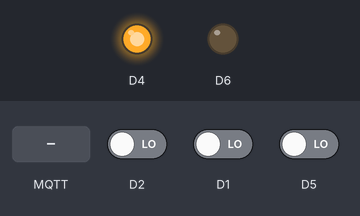
A sketch run on a simulated ESP8266 (NodeMCU). Shown: output pins drawn as LEDs (lit = HIGH). Dashed ring = blinking. Inputs (shaded band) come from the test bench; at power-on: D2 LOW, D1 LOW, D5 LOW. WiFi joins after 1.5 s; servers stay silent unless stated; EEPROM starts erased; no MQTT or app messages arrive unless stated; what the sketch prints to the serial monitor is not drawn.

Above: at 0.1 s.
At 3.8 s:
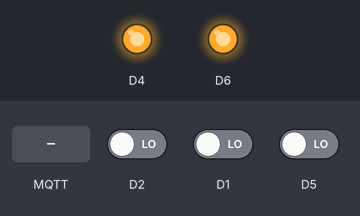
3.9 s: MQTT message "undefined" arrives on the first subscribed topic
At 4.33 s:
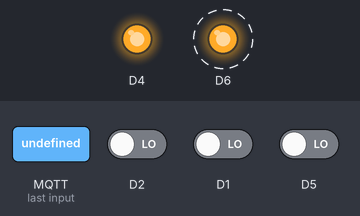
7.0 s: MQTT message "1" arrives on the first subscribed topic
Timing chart, 0 to 16.1 s (numbered marks = the images above; inputs shaded):
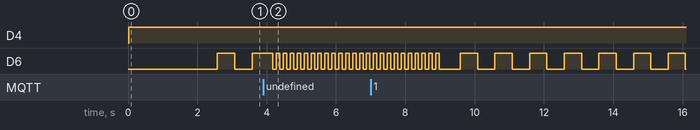

The sketch:

lowPowerApp.ino
```cpp
#include <ESP8266WiFi.h>
#include "mqttServices.h"
#include<Esp.h>
#include<Arduino.h>
#include "RTCMemLib.h"
#include "IOManager.h"
#include "eepromConf.h"
#include <Arduino_JSON.h>


const char* ssid = "subhSpec";
const char* password = "pawan@158";

#define IN0 D1
#define IN1 D2
#define MAX_SENSOR_SUPPORTED  2
#define ADC_BIT   10
#define VCC_REF   3.2

// initialize static variable objectCnt before initiating the object
int inputOutput::objectCnt=0;

inputOutput inSensor1("sensor1",IN0, PIN_DIR_IN);
inputOutput inSensor2("sensor2",IN1, PIN_DIR_IN);
inputOutput led("statusLEd",D6, PIN_DIR_OUT);
inputOutput configButton("inConfig", D5, PIN_DIR_IN);
inputOutput batteryLevel("batteryLevel", A0, PIN_DIR_IN);

eepromConf eepConf;
deviceConf devConfig;

typedef enum
{
 DOOR_STATE_UNDEF=0,
 DOOR_STATE_OPEN,
 DOOR_STATE_CLOSE
}DOOR_STATE;


void invalidConfigLedPatter()
{
   for(int i = 0; i< 25; i++)// for 5 sec
   {
    led.pinWrite(1);
    delay(100);
    led.pinWrite(0);
    delay(100);
   }
}

void recvMessage(char* topic, byte* payload, unsigned int length)
{
  bool isValidconfig = true;

  eepromConf tmpConf;
  Serial.println(topic);
  int len = (length>256)?256:length;

  char msg[256]=" ";

  Serial.print( "buf len");
  Serial.println(len);
  for(int i=0; i<(int)len; i++)
  {
    msg[i]=(char)payload[i];
   // Serial.print(msg[i]);
  }
  msg[len]=0x00;
  Serial.println("");

  JSONVar myObject = JSON.parse(msg);

  // JSON.typeof(jsonVar) can be used to get the type of the variable
  if (JSON.typeof(myObject) == "undefined") {
    Serial.println("Parsing input failed!");
    invalidConfigLedPatter();
    return;
  }

  Serial.print("JSON.typeof(myObject) = ");
  Serial.println(JSON.typeof(myObject)); // prints: object

  // myObject.hasOwnProperty(key) checks if the object contains an entry for key

  int strLen = 0;
  if (myObject.hasOwnProperty("name")) {
    //Serial.print("myObject[\"name\"] = ");
    strLen = strlen( myObject["name"]);
    if(strLen <= MAX_STR_LEN)
    {
      memcpy((void*)&tmpConf.name[0],(const char*)myObject["name"], strLen);
      tmpConf.name[strlen( myObject["name"])] =0x00; // null charactor
      Serial.print("Struct data: ");
      Serial.println(tmpConf.name);
      //Serial.println((const char*) myObject["name"]);
    }
    else{
      isValidconfig = false;
    }
  }
    if (myObject.hasOwnProperty("SSID")) {
    //Serial.print("myObject[\"SSID\"] = ");
    strLen = strlen( myObject["SSID"]);
    if(strLen <= MAX_STR_LEN)
    {
      memcpy((void*)&tmpConf.ssid[0],(const char*)myObject["SSID"], strLen);
      tmpConf.ssid[strlen( myObject["SSID"])] =0x00; // null charactor
      Serial.print("Struct data: ");
      Serial.println(tmpConf.ssid);
      // Serial.println( strlen( myObject["SSID"]));
      // Serial.println(strlen(tmpConf.ssid));
      //Serial.println((const char*) myObject["SSID"]);
    }
    else{
      isValidconfig = false;
    }
  }
    if (myObject.hasOwnProperty("pass")) {
    //Serial.print("myObject[\"pass\"] = ");
    strLen = strlen(myObject["pass"]);
    if(strLen <= MAX_STR_LEN)
    {
      memcpy((void*)&tmpConf.pass[0],(const char*)myObject["pass"], strLen);
      tmpConf.pass[strlen( myObject["pass"])] =0x00; // null charactor
      Serial.print("Struct data: ");
      Serial.println(tmpConf.pass);
      //Serial.println((const char*) myObject["pass"]);
    }
    else{
      isValidconfig = false;
    }
  }
    if (myObject.hasOwnProperty("brokerAdd")) {
    //Serial.print("myObject[\"brokerAdd\"] = ");
    strLen = strlen( myObject["brokerAdd"]);
    if(strLen <= MAX_STR_LEN)
    {
      memcpy((void*)&tmpConf.mqttBrokerinfo.mqttBrokerAdd[0],(const char*)myObject["brokerAdd"], strLen);
      tmpConf.mqttBrokerinfo.mqttBrokerAdd[strlen( myObject["brokerAdd"])] =0x00; // null charactor
      Serial.print("Struct data: ");
      Serial.println(tmpConf.mqttBrokerinfo.mqttBrokerAdd);
      //Serial.println((const char*) myObject["brokerAdd"]);
    }
    else{
      isValidconfig = false;
    }
  }
    if (myObject.hasOwnProperty("brokerPort")) {
    //Serial.print("myObject[\"brokerPort\"] = ");
    tmpConf.mqttBrokerinfo.mqttBrokerPort = (int)myObject["brokerPort"];
    Serial.print("Struct data: ");
    Serial.println(tmpConf.mqttBrokerinfo.mqttBrokerPort);
    //Serial.println((int) myObject["brokerPort"]);
  }

  // JSONVars can be printed using print or println
  // Serial.print("myObject = ");
  // Serial.println(myObject);

  // Serial.println();

  //store at eeprom
  if (isValidconfig)
  {
    tmpConf.valid = 0xA5;
    devConfig.setDevConf(&tmpConf);
  }
  else{
    invalidConfigLedPatter();
    Serial.println("invalid configuration");
  }


}


void setup_wifi() {

  delay(10);
  // We start by connecting to a WiFi network
  Serial.println();
  Serial.print("Connecting to ");
  Serial.println(eepConf.ssid);
  WiFi.begin(eepConf.ssid, eepConf.pass);

  while (WiFi.status() != WL_CONNECTED) {
    delay(500);
    Serial.print(".");
  }

  randomSeed(micros());

  Serial.println("");
  Serial.println("WiFi connected");
  Serial.println("IP address: ");
  Serial.println(WiFi.localIP());
}

void setup() {
  // put your setup code here, to run once:
  pinMode(LED_BUILTIN, OUTPUT);     // Initialize the BUILTIN_LED pin as an output
  Serial.begin(115200);
  devConfig.getDevConf(&eepConf);

  Serial.print("EEPROM valid : ");
  Serial.println(eepConf.valid);

  Serial.print("EEPROM DeviceName : ");
  Serial.println(eepConf.name);

  // Serial.print("EEPROM SSID : ");
  // Serial.println(eepConf.ssid);

  // Serial.print("EEPROM PASS : ");
  // Serial.println(eepConf.pass);

  Serial.print("BrokerAdd   :");
  Serial.println(eepConf.mqttBrokerinfo.mqttBrokerAdd);
  Serial.print("BrokerPort   :");
  Serial.println(eepConf.mqttBrokerinfo.mqttBrokerPort);

  inSensor1.loadLastVal();
  Serial.print("Sensor1 loaded data = ");
  Serial.println(inSensor1.getLastVal());

  inSensor2.loadLastVal();
  Serial.print("Sensor2 loaded data = ");
  Serial.println(inSensor2.getLastVal());

  analogProperties adcP;
  adcP.adcBits =ADC_BIT;
  adcP.vccRef = VCC_REF;
  batteryLevel.setAdcProperty(&adcP);
}


void checkForConfigMode()
{
  int  val = configButton.pinRead();
  if(val == 0)
  {
    delay(500);
    val = configButton.pinRead();
    if(val==0)
    {
      Serial.println("Device entre into the configuration mode");
      setup_wifi();
      mqttServices mqttClient(&eepConf.mqttBrokerinfo, recvMessage);
      if (mqttClient.startMqttServices(eepConf.name))
      {
        String subTopic = eepConf.name + String("/") + String("config");
        char tmp[32];
        subTopic.toCharArray(tmp, 32);

        while (! mqttClient.isConnected());
        mqttClient.subscribeMessage(tmp, 0);
        while(1)
        {
          mqttClient.recvUnblock();
          led.pinWrite(0);
          delay(500);
          led.pinWrite(1);
          delay(500);
        }
      }
    }
  }
}

void loop() {

  bool isSensor1Changed = inSensor1.isInputChanged();
  bool isSensor2Changed = inSensor2.isInputChanged();
  int in0 = inSensor1.pinRead();
  int in1 = inSensor2.pinRead();

  digitalWrite(LED_BUILTIN, true);  // off
  checkForConfigMode();
  digitalWrite(LED_BUILTIN, false); //on


 if(isSensor1Changed == true || isSensor2Changed == true)
 {
    setup_wifi();

    mqttServices mqttClient(&eepConf.mqttBrokerinfo, recvMessage);
    if (mqttClient.startMqttServices(eepConf.name))
    {
      if (isSensor1Changed)
      {
        String str = eepConf.name + String("/") + String(inSensor1.getName()) + String("/status");
        Serial.print("Topic : ");
        Serial.println(str);
        char topc[64];
        str.toCharArray(topc, 64);
        if( in0 == 0)
          mqttClient.sendMessage(topc, (char*)"Closed");
        else
          mqttClient.sendMessage(topc, (char*)"Open");
      }

      if (isSensor2Changed)
      {
        String str = eepConf.name + String("/") + String(inSensor2.getName()) + String("/status");
        Serial.print("Topic : ");
        Serial.println(str);
        char topc[64];
        str.toCharArray(topc, 64);
        if( in1 == 0)
          mqttClient.sendMessage(topc, (char*)"Closed");
        else
          mqttClient.sendMessage(topc, (char*)"Open");
      }
    }
    // Serial.println("Wifi disconnecting");
    // Serial.print("Written value to RTC0 **************");
    // Serial.println(inSensor1.getLastVal());
    // Serial.print("Written value to RTC0 **************");
    // Serial.println(inSensor2.getLastVal());
  }

  // Serial.print("Number of IO object created     ");
  // Serial.println(inputOutput::objectCnt);
  // Serial.print("Object ID of sensor 1 == ");
  // Serial.println(inSensor1.getObjId());
  // Serial.print("Object ID of sensor 2 == ");
  // Serial.println(inSensor2.getObjId());
  Serial.println("going to deepsleep mode");


  Serial.println("batteryLevel  = ");
  Serial.println(batteryLevel.getAdcPinVal());

  delay(2000); // wait for some time to get mqtt message deliver to the broker
  //Turn off the LED before going into the deep sleep.
  digitalWrite(LED_BUILTIN, true);
  ESP.deepSleep(0x989680); // deep sleep for 10 Sec

}
```

IOManager.cpp
```cpp
#include<Arduino.h>
#include"IOManager.h"

int ioInterface::pinRead()
{
  return digitalRead(pinNo);
}

int ioInterface::pinWrite( int val)
{
  int retVal =-1;
  if(pinDir == PIN_DIR_OUT)
  {
      digitalWrite(pinNo, val);
      retVal=  0;
  }
  return retVal;
}
int ioInterface::getLastVal()
{
  return pinLastValue;
}

int ioInterface::setLastVal(int val)
{
  int retVal = -1;
  if(val == 0 || val == 1)
  {
    pinLastValue = val;
    retVal = 0;
  }
  return retVal;
}

int ioInterface:: setAdcProperty(analogProperties *adcP)
{

  float adcMax = float(1 << adcP->adcBits);
  adcFactor = (adcP->vccRef/adcMax);
  return 0;
}

 float ioInterface::getAdcPinVal()
 {
   float v  = 0.0;
   if( adcFactor != PIN_VAL_UNDEF)
   {
      float val = analogRead(pinNo);
      // Serial.print("ADC readring    = ");
      // Serial.println(val);
       v = val*adcFactor;
      // Serial.print("ADC read voltage   =  ");
      // Serial.println(v);
   }
    return v;
 }

/**********************************************************************************/

int inputOutput::saveLastVal()
{
  writeToRTCMemory(objectId, &pinLastValue, sizeof(int));
  return 0;
}

int inputOutput::loadLastVal()
{
  int val =0;
  readFromRTCMemory(objectId, &val, sizeof(int));
  pinLastValue = val;
  Serial.print("RTC read Val    ");
  Serial.println(pinLastValue);
  return 0;
}

bool inputOutput::isInputChanged()
{
  bool retVal = false;

  int pinVal = pinRead();
  // Serial.print( "Input pin val    ");
  // Serial.println(pinVal);
  if(pinVal != pinLastValue)
  {
    pinLastValue = pinVal;
    saveLastVal();
    retVal = true;
  }
  return retVal;
}
```

IOManager.h
```cpp
#include "HardwareSerial.h"
#include <type_traits>
#ifndef _INOUT_OP__
#define _INOUT_OP__

#include "RTCMemLib.h"

typedef enum
{
  PIN_DIR_UNDEF =0,
  PIN_DIR_IN,
  PIN_DIR_OUT
}PIN_DIR;

#define PIN_UNDEF 0xFF
#define PIN_VAL_UNDEF 0xFF

typedef struct
{
  int adcBits;
  float vccRef;
}analogProperties;

class ioInterface
{
  protected:
  int pinNo;
  int pinDir;
  int pinLastValue;
  analogProperties acdProp;
  float adcFactor;
  char name[32];


  public:
  ioInterface()  {
     pinNo = PIN_UNDEF ;
     pinDir = PIN_DIR_UNDEF;
     pinLastValue = PIN_VAL_UNDEF;
     acdProp={0,0};
     memcpy((void*) &name[0], "sensor_name", sizeof("sensor_name"));
  }
  ioInterface(char* pinName, int pinN, PIN_DIR dir){
    pinNo=pinN;
    pinDir = dir;
    if( pinDir ==  PIN_DIR_OUT)
    {
      pinMode(pinN, OUTPUT);
    }
    pinLastValue = PIN_VAL_UNDEF;
    acdProp = {0,0};
    adcFactor = (float) PIN_VAL_UNDEF;
    memcpy((void*) &name[0], (void*)pinName, strlen(pinName));

  }

  char* getName()
  {
    return name;
  }

  int setAdcProperty(analogProperties *adcP);
  float getAdcPinVal();

  int pinRead();
  int pinWrite( int val);
  int getLastVal();
  virtual int saveLastVal()
  {
    return -1;

  } //virtual function
  virtual int loadLastVal()
  {
    return -1;
  } //virtual function
  int setLastVal(int val);
};


class inputOutput:public ioInterface, public rtcUserMemAccess
{
  protected:
    int objectId;

  public:
  inputOutput()  {
  }
  inputOutput(char*pinName, int pinNo, PIN_DIR dir):ioInterface(pinName, pinNo, dir){
   objectId = objectCnt++;
  }
  int getObjId()
  {
    return objectId;
  }
  static int objectCnt;

  int saveLastVal();
  int loadLastVal();
  bool isInputChanged();
};


#endif
```

RTCMemLib.cpp
```cpp
#include "Arduino.h"
#include"RTCMemLib.h"

// // nByte must be group  of 4 btes
// void readFromRTCMemory(rtcStore * rtcData, int nByte) {
//   system_rtc_mem_read(RTCMEMORYSTART, rtcData, nByte);

// }

// void writeToRTCMemory(rtcStore * rtcData, int nByte) {

//   Serial.println(sizeof(rtcStore));
//   system_rtc_mem_write(RTCMEMORYSTART, rtcData, nByte);

// }


void rtcUserMemAccess:: writeToRTCMemory(int index, int *writeBuf, int size_inBytes)
{
  system_rtc_mem_write( (rtcUserMemStart+index), writeBuf, size_inBytes);
  Serial.print( "RTC start Add   ");
  Serial.println(rtcUserMemStart+index);
}
void rtcUserMemAccess:: readFromRTCMemory(int index, int *readBuf, int size_inBytes)
{
  system_rtc_mem_read( (rtcUserMemStart+index), readBuf, size_inBytes);
  Serial.print( "RTC start Add   ");
  Serial.println(rtcUserMemStart+index);
} 
```

RTCMemLib.h
```cpp
#ifndef __RTCMemLib__
#define __RTCMemLib__

//#define RTCMEMORYSTART 65

#define RTC_MAX_USR_MEM_SIZE  512
#define RTC_MAX_SYSTEM_MEM_SIZE 256
#define RTC_MAX_MEM_SIZE (RTC_MAX_USR_MEM_SIZE+RTC_MAX_SYSTEM_MEM_SIZE)
#define RTC_SYSTEM_MEM_START_ADD 0
#define RTC_USER_MEM_START_ADD ((RTC_MAX_SYSTEM_MEM_SIZE/4) +1) // RTC mem can only access in 4 butes group


extern "C" {
#include "user_interface.h"
}

// typedef struct {
//   int input;
// } rtcStore;

class rtcUserMemAccess
{
  protected:
    int rtcUserMemStart;
  public:
  rtcUserMemAccess()
  {
    rtcUserMemStart = RTC_USER_MEM_START_ADD;
  }
  void writeToRTCMemory(int index, int *writeBuf, int size_inBytes);
  void readFromRTCMemory(int index, int *readBuf, int size_inBytes);
};


#endif //__RTCMemLib__
```

eepromConf.cpp
```cpp
#include"eepromConf.h"

int deviceConf::getDevConf(eepromConf* rConf)
{
  EEPROM.get(0, devConf);
  if(devConf.valid != 0xA5)
  {
    Serial.println("not a valid configuration");
    setDefaultValue();
  }
  memcpy((void*)rConf, (void*)&devConf, sizeof(eepromConf));
  return 0;
}
int deviceConf::setDevConf (eepromConf *dConf)
{
  memcpy( (void*)&devConf, (void*)dConf, sizeof(eepromConf));
  saveOnEeprom();
  return 0;
}

int deviceConf::saveOnEeprom()
{
  EEPROM.put(0, devConf);
  bool ok = EEPROM.commit();
  Serial.println((ok) ? "Second commit OK" : "Commit failed");
  return 0;
}

int deviceConf:: setDefaultValue()
{
  devConf.valid = 0xFF;
  memcpy((void*)&devConf.name, (void*)"KSHome_sensor", sizeof("KSHome_sensor"));
  memcpy((void*)&devConf.ssid, (void*)"subhSpec",sizeof("subhSpec"));
  memcpy((void*)&devConf.pass,(void*)"pawan@158",sizeof("pawan@158"));
  memcpy( (void*)&devConf.mqttBrokerinfo.mqttBrokerAdd, "192.168.1.50", sizeof("192.168.1.50") );
  devConf.mqttBrokerinfo.mqttBrokerPort = 1883;
  return 0;
}
```

eepromConf.h
```cpp
#ifndef __eepromConf__
#define __eepromConf__


#include <stdio.h>
#include <string.h>
#include <Arduino.h>
#include <ESP_EEPROM.h>

#define MAX_STR_LEN 32

typedef struct{
  char mqttBrokerAdd[MAX_STR_LEN];
  int mqttBrokerPort;
}mqttBroker;

typedef struct{
  char valid;
  char name[MAX_STR_LEN];
  char ssid[MAX_STR_LEN];
  char pass[MAX_STR_LEN];
  mqttBroker mqttBrokerinfo;
}eepromConf;
class deviceConf
{
  protected:
  eepromConf devConf;

  public:
  deviceConf(){
    memset((void*)&devConf, 0, sizeof(eepromConf));
    EEPROM.begin(sizeof(eepromConf));
  }
  int getDevConf(eepromConf* rConf);
  int setDevConf(eepromConf *dConf);
  int saveOnEeprom();
  int setDefaultValue();
};

#endif //__eepromConf__
```

mqttServices.cpp
```cpp
#include "mqttServices.h"

bool mqttServices::startMqttServices( char *clientId)
{
  return mqttClient.connect(clientId);
}

bool mqttServices::sendMessage( char* topic, char* message)
{
  return mqttClient.publish(topic, message);
}

bool mqttServices:: subscribeMessage(char* topic, int qos)
{
  return mqttClient.subscribe(topic,qos);
}
```

mqttServices.h
```cpp
#include "ESP8266WiFi.h"
#include "core_esp8266_features.h"
#include "WiFiClient.h"
#include "PubSubClient.h"
#include "eepromConf.h"

typedef void (*mqttSubCallBack) (char* topic, byte* payload, unsigned int length);


class mqttServices
{
  protected:
    int serviceInitialized;
    PubSubClient mqttClient;
    WiFiClient wifiClient;

  public:
  mqttServices(){
    serviceInitialized = 0;
  }
  mqttServices(mqttBroker* broker, mqttSubCallBack callback)
  {
    mqttClient.setClient(wifiClient);
    mqttClient.setServer(broker->mqttBrokerAdd, broker->mqttBrokerPort);
    mqttClient.setCallback(callback);
    serviceInitialized = 1;
  }

  bool startMqttServices( char *clientId);

  bool sendMessage( char* topic, char* message);

  bool subscribeMessage(char* topic, int qos);

  bool isConnected()
  {
    return mqttClient.connected();
  }

  void recvUnblock()
  {
    mqttClient.loop();
  }


};
```

Measured:
- after the input at 3.9 s, D6: alternates HIGH for 0.10 s and LOW for 0.10 s, starting after 0.28 s
